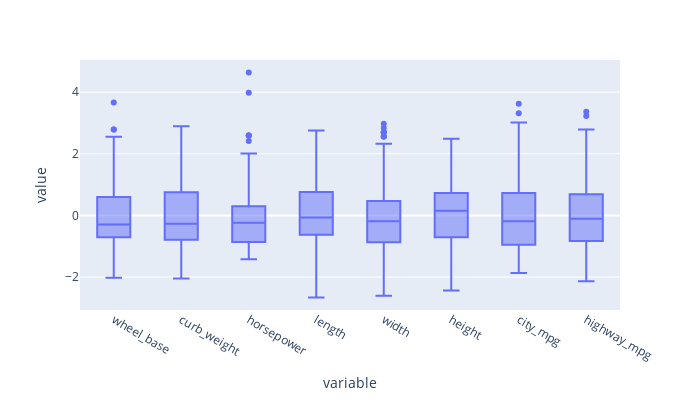

Write notebook code for a chart like this one.
### Code cell
# Plotting the standardized data
more_data_st_long = pd.melt(more_data_st)

px.box(more_data_st_long, x='variable', y='value', width=700, height=400)

### Figure 1 — Plotly figure (JSON) as saved in the notebook; plotly's stock layout.template omitted (floating-point values rounded to 4 significant figures; data arrays with more than 128 entries replaced by an {"elided": "..."} marker saying what was removed)
{"data": [{"alignmentgroup": "True", "hovertemplate": "variable=%{x}<br>value=%{y}<extra></extra>", "legendgroup": "", "marker": {"color": "#636efa"}, "name": "", "notched": false, "offsetgroup": "", "orientation": "v", "showlegend": false, "type": "box", "x": {"elided": "1624 str values"}, "x0": " ", "xaxis": "x", "y": {"elided": "1624 float values"}, "y0": " ", "yaxis": "y"}], "layout": {"boxmode": "group", "height": 400, "legend": {"tracegroupgap": 0}, "margin": {"t": 60}, "width": 700, "xaxis": {"anchor": "y", "domain": [0, 1], "title": {"text": "variable"}}, "yaxis": {"anchor": "x", "domain": [0, 1], "title": {"text": "value"}}}}
